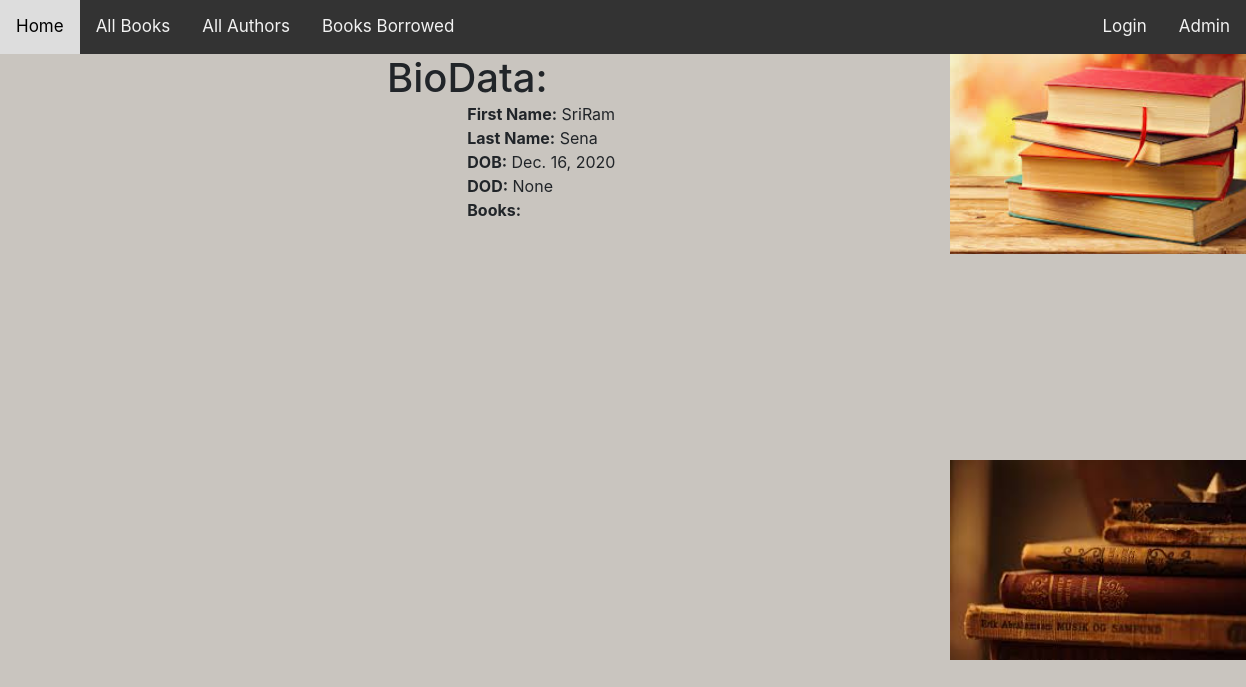
The app's page /catalog/author/1 with its own data.
### catalog/models.py (models this page shows, shortened)
class Author(models.Model):
    first_name = models.CharField(max_length=100)
    last_name = models.CharField(max_length=100)
    date_of_birth = models.DateField(null=True, blank=True)
    date_of_death = models.DateField('Died', null=True, blank=True)
    class Meta:
        ordering = ['last_name', 'first_name']

### catalog/views.py (the view)
# urls.py: path('author/<int:pk>', views.AuthorDetailView.as_view(), name='author-detail'),
class AuthorDetailView(generic.DetailView):
    model = Author

### catalog/templates/catalog/author_detail.html
{% extends "base_generic.html" %}
{% block content %}
  <h1 style="text-align:center">BioData:</h1>
  <div style="padding-left:50%">
    <p><strong>First Name:</strong> {{ author.first_name }}</a></p>
    <p><strong>Last Name:</strong> {{ author.last_name }}</p>
    <p><strong>DOB:</strong> {{ author.date_of_birth }}</p>
    <p><strong>DOD:</strong> {{ author.date_of_death }}</p>
    <p><strong>Books:</strong> {{ book.title.all }}</p>
  </div>
{% endblock %}

### catalog/static/css/style.css (style rules this page uses)
body { background-repeat: no-repeat; background-position: right 40px; height:200px; background-color: rgb(201, 197, 191); }
h1, h2, p, ul { max-width: 800px; margin: auto; }

### records on screen
Author: first_name "SriRam", last_name "Sena", date_of_birth "Dec. 16, 2020", date_of_death "None"
